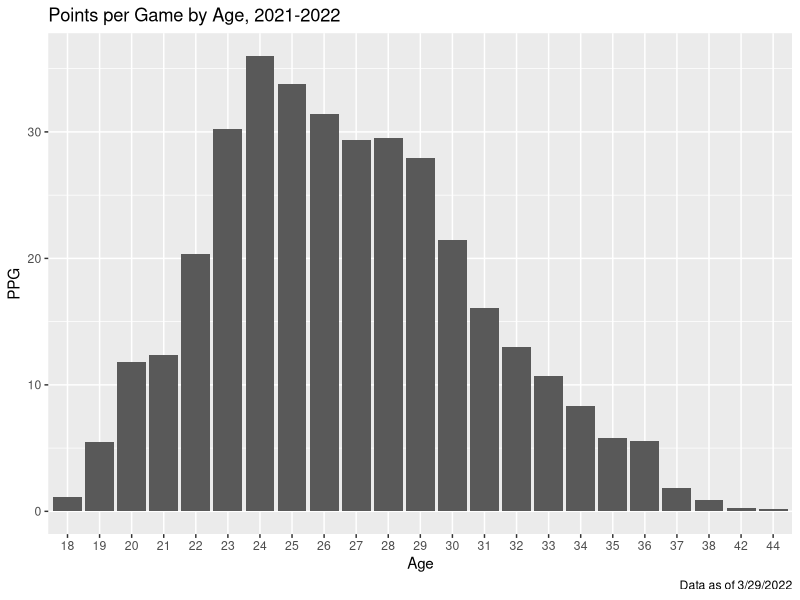
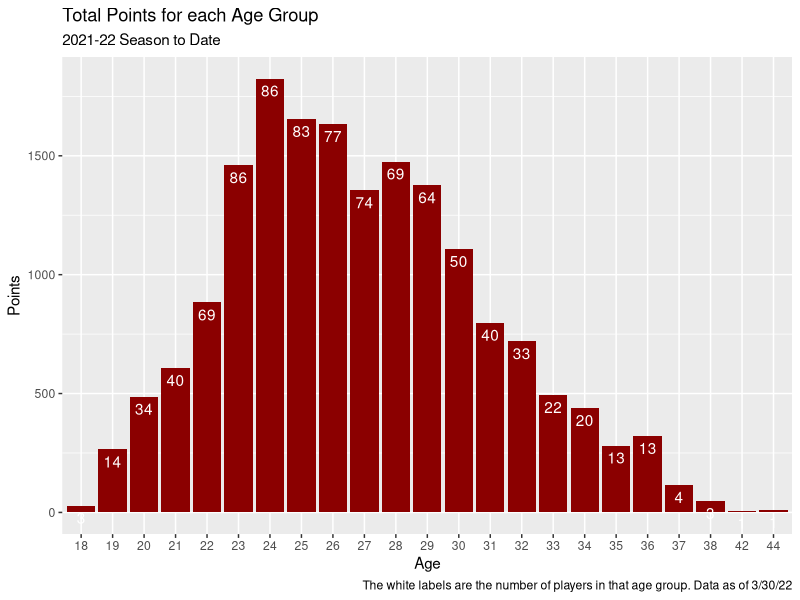
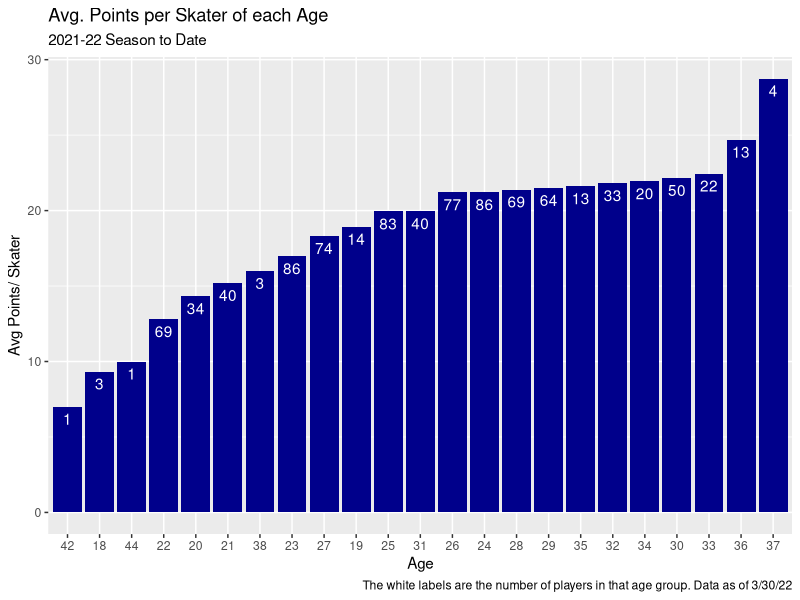

Source code (R) for these figures, in order:
## ---- chunk 1
library(tidyverse)

setwd("C:/Python Scripts/hockey-analytics/Non_fantasy")

data <- read.csv("EH_std_sk_stats_all_regular_no_adj_2022-03-30.csv")

## ---- chunk 2
data$Age <- as.factor(data$Age)

data <- data %>%
  mutate("PPG" = Points / GP)

ages <- data %>%
  group_by(Age) %>%
  summarise("Count" = n(),
            "GP" = sum(GP),
            "PPG" = sum(PPG),
            "Points" = sum(Points),
            "G" = sum(G),
            "A1" = sum(A1),
            "A2" = sum(A2),
            "Normalized_Points" = sum(Points) / sum(n()))


ggplot(data = ages, aes(x=Age, y=PPG)) +
  geom_bar(stat = "identity") +
  labs(title = "Points per Game by Age, 2021-2022",
       caption = "Data as of 3/29/2022")

ggplot(data = ages, aes(x=Age, y=Points)) +
  geom_bar(stat = "identity", fill = "darkred")+
  labs(x = "Age",
       y = "Points",
       title = "Total Points for each Age Group",
       subtitle = "2021-22 Season to Date",
       caption = "The white labels are the number of players in that age group. Data as of 3/30/22") +
  geom_text(aes(label = Count), vjust = 1.5, colour = "white")


ggplot(data = ages, aes(x=reorder(Age, Normalized_Points), y=Normalized_Points)) +
  geom_bar(stat = "identity", fill="darkblue") +
  labs(x = "Age",
       y = "Avg Points/ Skater",
       title = "Avg. Points per Skater of each Age",
       subtitle = "2021-22 Season to Date",
       caption = "The white labels are the number of players in that age group. Data as of 3/30/22") +
  geom_text(aes(label = Count), vjust = 1.5, colour = "white")


